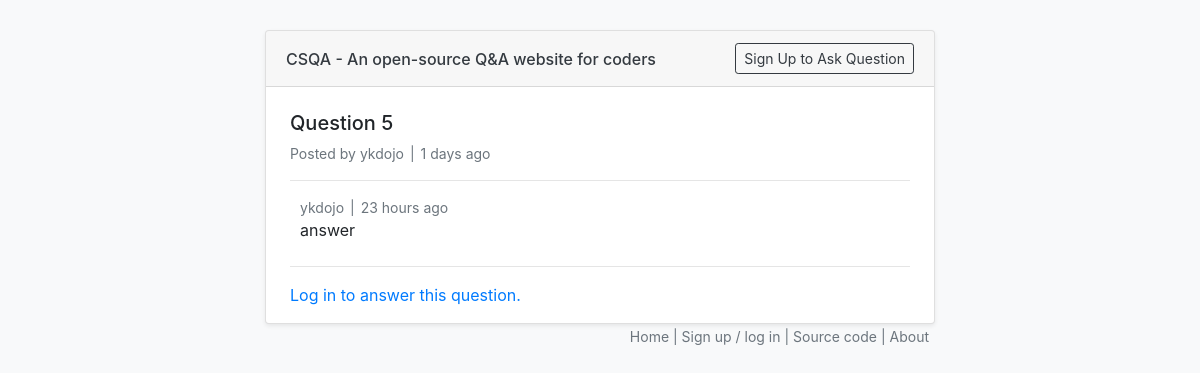
The page /question/7/ on the database its author committed.
### main/models.py (models this page shows, shortened)
class Question(models.Model):
    user = models.ForeignKey(User, on_delete=models.CASCADE)
    title = models.CharField(max_length=200)
    body = models.TextField(blank=True, null=True)
    created     = models.DateTimeField(editable=False)
    modified    = models.DateTimeField()
    @property
    def x_ago(self):
        diff = datetime.datetime.now(datetime.timezone.utc) - self.created
        return x_ago_helper(diff)

class Answer(models.Model):
    question = models.ForeignKey(Question, on_delete=models.CASCADE)
    user = models.ForeignKey(User, on_delete=models.CASCADE)
    text = models.TextField()
    created = models.DateTimeField(editable=False)
    modified = models.DateTimeField()
    @property
    def x_ago(self):
        diff = datetime.datetime.now(datetime.timezone.utc) - self.created
        return x_ago_helper(diff)

### questions/views.py (the view)
# urls.py: path('question/<int:id>/', questionView),
def questionView(request, id):
    current_user = request.user
    question = Question.objects.get(pk=id)
    answers = Answer.objects.filter(question_id=id).order_by('-created')
    context = {'question': question, 'answers': answers, 'current_user': current_user}
    return render(request, 'question.html', context)

### main/models.py (called while the page is built)
def x_ago_helper(diff):
    if diff.days > 0:
        return f'{diff.days} days ago'
    if diff.seconds < 60:
        return f'{diff.seconds} seconds ago'
    if diff.seconds < 3600:
        return f'{diff.seconds // 60} minutes ago'
    return f'{diff.seconds // 3600} hours ago'

### templates/question.html (shortened to what this page needs)
{% extends "base.html" %}
{% block content %}
<h5>{{question.title}}</h5>
<div class='text-secondary' style="font-size: 14px">Posted by {{ question.user }}<span style="margin-right: 6px; margin-left: 6px;">|</span></span>{{ question.x_ago }}</div>
{% for answer in answers %}
    <hr/>
    <div class='answer-block'>
      <div class='text-secondary' style="font-size: 14px">{{ answer.user }}<span style="margin-right: 6px; margin-left: 6px;">|</span></span>{{ answer.x_ago }}</div>
      <div style="margin-bottom: 20px">{{ answer.text }}</div>
    </div>
{% endfor %}
<hr style="margin-top: 1.5rem"/>
{% if current_user.is_authenticated %}
<form action="/question/{{question.id}}/answer" method="post">
  {% csrf_token %}
  <div class="form-group">
    <textarea class="form-control" id="text" name="text" rows="3" placeholder="Type your answer here." required></textarea>
  </div>
  <button type="submit" class="btn btn-primary mb-2">Submit</button>
</form>
{% else %}
<a href="/accounts/login">Log in to answer this question.</a>
{% endif %}
{% endblock %}

### static/style.css (style rules this page uses)
.answer-block { margin-left: 10px; }

### rows shown on the page
Question: title "Question 5", user "ykdojo", x_ago "1 days ago"
Answer: user "ykdojo", x_ago "23 hours ago", text "answer"
